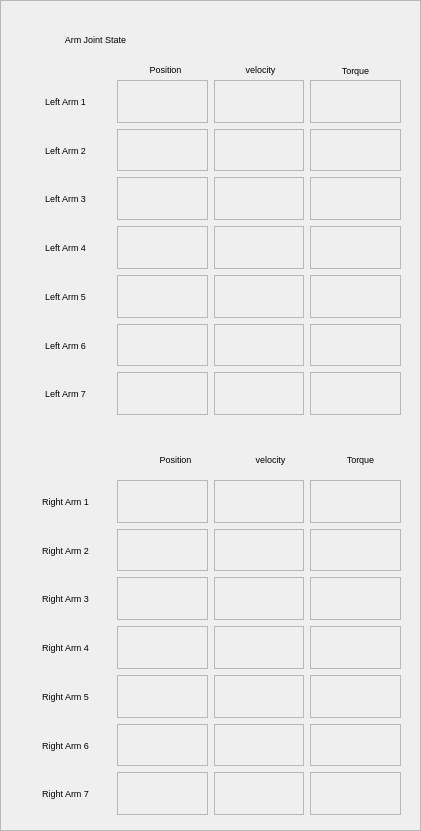
    <widget class="QFrame" name="frame_2">
     <property name="geometry">
      <rect>
       <x>436</x>
       <y>20</y>
       <width>421</width>
       <height>831</height>
      </rect>
     </property>
     <property name="font">
      <font>
       <pointsize>7</pointsize>
      </font>
     </property>
     <property name="frameShape">
      <enum>QFrame::StyledPanel</enum>
     </property>
     <property name="frameShadow">
      <enum>QFrame::Raised</enum>
     </property>
     <widget class="QFrame" name="frame_10">
      <property name="geometry">
       <rect>
        <x>10</x>
        <y>20</y>
        <width>401</width>
        <height>801</height>
       </rect>
      </property>
      <property name="font">
       <font>
        <pointsize>7</pointsize>
       </font>
      </property>
      <property name="frameShape">
       <enum>QFrame::NoFrame</enum>
      </property>
      <property name="frameShadow">
       <enum>QFrame::Raised</enum>
      </property>
      <widget class="QLabel" name="label_93">
       <property name="geometry">
        <rect>
         <x>120</x>
         <y>40</y>
         <width>71</width>
         <height>19</height>
        </rect>
       </property>
       <property name="font">
        <font>
         <pointsize>7</pointsize>
        </font>
       </property>
       <property name="text">
        <string>Position</string>
       </property>
       <property name="alignment">
        <set>Qt::AlignCenter</set>
       </property>
      </widget>
      <widget class="QLabel" name="label_94">
       <property name="geometry">
        <rect>
         <x>310</x>
         <y>40</y>
         <width>71</width>
         <height>20</height>
        </rect>
       </property>
       <property name="font">
        <font>
         <pointsize>7</pointsize>
        </font>
       </property>
       <property name="text">
        <string>Torque</string>
       </property>
       <property name="alignment">
        <set>Qt::AlignCenter</set>
       </property>
      </widget>
      <widget class="QLabel" name="label_95">
       <property name="geometry">
        <rect>
         <x>215</x>
         <y>40</y>
         <width>71</width>
         <height>19</height>
        </rect>
       </property>
       <property name="font">
        <font>
         <pointsize>7</pointsize>
        </font>
       </property>
       <property name="text">
        <string>velocity</string>
       </property>
       <property name="alignment">
        <set>Qt::AlignCenter</set>
       </property>
      </widget>
      <widget class="QLabel" name="label_96">
       <property name="geometry">
        <rect>
         <x>10</x>
         <y>10</y>
         <width>151</width>
         <height>19</height>
        </rect>
       </property>
       <property name="font">
        <font>
         <pointsize>7</pointsize>
        </font>
       </property>
       <property name="text">
        <string>Arm Joint State</string>
       </property>
       <property name="alignment">
        <set>Qt::AlignCenter</set>
       </property>
      </widget>
      <widget class="QWidget" name="horizontalLayoutWidget_3">
       <property name="geometry">
        <rect>
         <x>10</x>
         <y>60</y>
         <width>381</width>
         <height>335</height>
        </rect>
       </property>
       <property name="font">
        <font>
         <pointsize>7</pointsize>
        </font>
       </property>
       <layout class="QHBoxLayout" name="horizontalLayout_5">
        <item>
         <layout class="QVBoxLayout" name="verticalLayout_12">
          <item>
           <widget class="QLabel" name="label_97">
            <property name="font">
             <font>
              <pointsize>7</pointsize>
             </font>
            </property>
            <property name="text">
             <string>Left Arm 1</string>
            </property>
            <property name="alignment">
             <set>Qt::AlignCenter</set>
            </property>
           </widget>
          </item>
          <item>
           <widget class="QLabel" name="label_98">
            <property name="font">
             <font>
              <pointsize>7</pointsize>
             </font>
            </property>
            <property name="text">
             <string>Left Arm 2</string>
            </property>
            <property name="alignment">
             <set>Qt::AlignCenter</set>
            </property>
           </widget>
          </item>
          <item>
           <widget class="QLabel" name="label_99">
            <property name="font">
             <font>
              <pointsize>7</pointsize>
             </font>
            </property>
            <property name="text">
             <string>Left Arm 3</string>
            </property>
            <property name="alignment">
             <set>Qt::AlignCenter</set>
            </property>
           </widget>
          </item>
          <item>
           <widget class="QLabel" name="label_100">
            <property name="font">
             <font>
              <pointsize>7</pointsize>
             </font>
            </property>
            <property name="text">
             <string>Left Arm 4</string>
            </property>
            <property name="alignment">
             <set>Qt::AlignCenter</set>
            </property>
           </widget>
          </item>
          <item>
           <widget class="QLabel" name="label_101">
            <property name="font">
             <font>
              <pointsize>7</pointsize>
             </font>
            </property>
            <property name="text">
             <string>Left Arm 5</string>
            </property>
            <property name="alignment">
             <set>Qt::AlignCenter</set>
            </property>
           </widget>
          </item>
          <item>
           <widget class="QLabel" name="label_102">
            <property name="font">
             <font>
              <pointsize>7</pointsize>
             </font>
            </property>
            <property name="text">
             <string>Left Arm 6</string>
            </property>
            <property name="alignment">
             <set>Qt::AlignCenter</set>
            </property>
           </widget>
          </item>
          <item>
           <widget class="QLabel" name="label_140">
            <property name="font">
             <font>
              <pointsize>7</pointsize>
             </font>
            </property>
            <property name="text">
             <string>Left Arm 7</string>
            </property>
            <property name="alignment">
             <set>Qt::AlignCenter</set>
            </property>
           </widget>
          </item>
         </layout>
        </item>
        <item>
         <layout class="QVBoxLayout" name="verticalLayout_13">
          <item>
           <widget class="QLabel" name="LA_p_0">
            <property name="font">
             <font>
              <pointsize>7</pointsize>
             </font>
            </property>
            <property name="frameShape">
             <enum>QFrame::StyledPanel</enum>
            </property>
            <property name="frameShadow">
             <enum>QFrame::Plain</enum>
            </property>
            <property name="text">
             <string/>
            </property>
           </widget>
          </item>
          <item>
           <widget class="QLabel" name="LA_p_1">
            <property name="font">
             <font>
              <pointsize>7</pointsize>
             </font>
            </property>
            <property name="frameShape">
             <enum>QFrame::StyledPanel</enum>
            </property>
            <property name="frameShadow">
             <enum>QFrame::Plain</enum>
            </property>
            <property name="text">
             <string/>
            </property>
           </widget>
          </item>
          <item>
           <widget class="QLabel" name="LA_p_2">
            <property name="font">
             <font>
              <pointsize>7</pointsize>
             </font>
            </property>
            <property name="frameShape">
             <enum>QFrame::StyledPanel</enum>
            </property>
            <property name="frameShadow">
             <enum>QFrame::Plain</enum>
            </property>
            <property name="text">
             <string/>
            </property>
           </widget>
          </item>
          <item>
           <widget class="QLabel" name="LA_p_3">
            <property name="font">
             <font>
              <pointsize>7</pointsize>
             </font>
            </property>
            <property name="frameShape">
             <enum>QFrame::StyledPanel</enum>
            </property>
            <property name="text">
             <string/>
            </property>
           </widget>
          </item>
          <item>
           <widget class="QLabel" name="LA_p_4">
            <property name="sizePolicy">
             <sizepolicy hsizetype="Preferred" vsizetype="Preferred">
              <horstretch>0</horstretch>
              <verstretch>0</verstretch>
             </sizepolicy>
            </property>
            <property name="font">
             <font>
              <pointsize>7</pointsize>
             </font>
            </property>
            <property name="frameShape">
             <enum>QFrame::StyledPanel</enum>
            </property>
            <property name="text">
             <string/>
            </property>
           </widget>
          </item>
          <item>
           <widget class="QLabel" name="LA_p_6">
            <property name="font">
             <font>
              <pointsize>7</pointsize>
             </font>
            </property>
            <property name="frameShape">
             <enum>QFrame::StyledPanel</enum>
            </property>
            <property name="text">
             <string/>
            </property>
           </widget>
          </item>
          <item>
           <widget class="QLabel" name="LA_p_5">
            <property name="font">
             <font>
              <pointsize>7</pointsize>
             </font>
            </property>
            <property name="frameShape">
             <enum>QFrame::StyledPanel</enum>
            </property>
            <property name="text">
             <string/>
            </property>
           </widget>
          </item>
         </layout>
        </item>
        <item>
         <layout class="QVBoxLayout" name="verticalLayout_14">
          <item>
           <widget class="QLabel" name="LA_v_0">
            <property name="font">
             <font>
              <pointsize>7</pointsize>
             </font>
            </property>
            <property name="frameShape">
             <enum>QFrame::StyledPanel</enum>
            </property>
            <property name="frameShadow">
             <enum>QFrame::Plain</enum>
            </property>
            <property name="text">
             <string/>
            </property>
           </widget>
          </item>
          <item>
           <widget class="QLabel" name="LA_v_1">
            <property name="font">
             <font>
              <pointsize>7</pointsize>
             </font>
            </property>
            <property name="frameShape">
             <enum>QFrame::StyledPanel</enum>
            </property>
            <property name="frameShadow">
             <enum>QFrame::Plain</enum>
            </property>
            <property name="text">
             <string/>
            </property>
           </widget>
          </item>
          <item>
           <widget class="QLabel" name="LA_v_2">
            <property name="font">
             <font>
              <pointsize>7</pointsize>
             </font>
            </property>
            <property name="frameShape">
             <enum>QFrame::StyledPanel</enum>
            </property>
            <property name="frameShadow">
             <enum>QFrame::Plain</enum>
            </property>
            <property name="text">
             <string/>
            </property>
           </widget>
          </item>
          <item>
           <widget class="QLabel" name="LA_v_3">
            <property name="font">
             <font>
              <pointsize>7</pointsize>
             </font>
            </property>
            <property name="frameShape">
             <enum>QFrame::StyledPanel</enum>
            </property>
            <property name="text">
             <string/>
            </property>
           </widget>
          </item>
          <item>
           <widget class="QLabel" name="LA_v_4">
            <property name="sizePolicy">
             <sizepolicy hsizetype="Preferred" vsizetype="Preferred">
              <horstretch>0</horstretch>
              <verstretch>0</verstretch>
             </sizepolicy>
            </property>
            <property name="font">
             <font>
              <pointsize>7</pointsize>
             </font>
            </property>
            <property name="frameShape">
             <enum>QFrame::StyledPanel</enum>
            </property>
            <property name="text">
             <string/>
            </property>
           </widget>
          </item>
          <item>
           <widget class="QLabel" name="LA_v_6">
            <property name="font">
             <font>
              <pointsize>7</pointsize>
             </font>
            </property>
            <property name="frameShape">
             <enum>QFrame::StyledPanel</enum>
            </property>
            <property name="text">
             <string/>
            </property>
           </widget>
          </item>
          <item>
           <widget class="QLabel" name="LA_v_5">
            <property name="font">
             <font>
              <pointsize>7</pointsize>
             </font>
            </property>
            <property name="frameShape">
             <enum>QFrame::StyledPanel</enum>
            </property>
            <property name="text">
             <string/>
            </property>
           </widget>
          </item>
         </layout>
        </item>
        <item>
         <layout class="QVBoxLayout" name="verticalLayout_15">
          <item>
           <widget class="QLabel" name="LA_t_0">
            <property name="font">
             <font>
              <pointsize>7</pointsize>
             </font>
            </property>
            <property name="frameShape">
             <enum>QFrame::StyledPanel</enum>
            </property>
            <property name="frameShadow">
             <enum>QFrame::Plain</enum>
            </property>
            <property name="text">
             <string/>
            </property>
           </widget>
          </item>
          <item>
           <widget class="QLabel" name="LA_t_1">
            <property name="font">
             <font>
              <pointsize>7</pointsize>
             </font>
            </property>
            <property name="frameShape">
             <enum>QFrame::StyledPanel</enum>
            </property>
            <property name="frameShadow">
             <enum>QFrame::Plain</enum>
            </property>
            <property name="text">
             <string/>
            </property>
           </widget>
          </item>
          <item>
           <widget class="QLabel" name="LA_t_2">
            <property name="font">
             <font>
              <pointsize>7</pointsize>
             </font>
            </property>
            <property name="frameShape">
             <enum>QFrame::StyledPanel</enum>
            </property>
            <property name="frameShadow">
             <enum>QFrame::Plain</enum>
            </property>
            <property name="text">
             <string/>
            </property>
           </widget>
          </item>
          <item>
           <widget class="QLabel" name="LA_t_3">
            <property name="font">
             <font>
              <pointsize>7</pointsize>
             </font>
            </property>
            <property name="frameShape">
             <enum>QFrame::StyledPanel</enum>
            </property>
            <property name="text">
             <string/>
            </property>
           </widget>
          </item>
          <item>
           <widget class="QLabel" name="LA_t_4">
            <property name="sizePolicy">
             <sizepolicy hsizetype="Preferred" vsizetype="Preferred">
              <horstretch>0</horstretch>
              <verstretch>0</verstretch>
             </sizepolicy>
            </property>
            <property name="font">
             <font>
              <pointsize>7</pointsize>
             </font>
            </property>
            <property name="frameShape">
             <enum>QFrame::StyledPanel</enum>
            </property>
            <property name="text">
             <string/>
            </property>
           </widget>
          </item>
          <item>
           <widget class="QLabel" name="LA_t_5">
            <property name="font">
             <font>
              <pointsize>7</pointsize>
             </font>
            </property>
            <property name="frameShape">
             <enum>QFrame::StyledPanel</enum>
            </property>
            <property name="text">
             <string/>
            </property>
           </widget>
          </item>
          <item>
           <widget class="QLabel" name="LA_t_6">
            <property name="font">
             <font>
              <pointsize>7</pointsize>
             </font>
            </property>
            <property name="frameShape">
             <enum>QFrame::StyledPanel</enum>
            </property>
            <property name="text">
             <string/>
            </property>
           </widget>
          </item>
         </layout>
        </item>
       </layout>
      </widget>
      <widget class="QWidget" name="horizontalLayoutWidget_4">
       <property name="geometry">
        <rect>
         <x>10</x>
         <y>460</y>
         <width>381</width>
         <height>335</height>
        </rect>
       </property>
       <property name="font">
        <font>
         <pointsize>7</pointsize>
        </font>
       </property>
       <layout class="QHBoxLayout" name="horizontalLayout_6">
        <item>
         <layout class="QVBoxLayout" name="verticalLayout_19">
          <item>
           <widget class="QLabel" name="label_103">
            <property name="font">
             <font>
              <pointsize>7</pointsize>
             </font>
            </property>
            <property name="text">
             <string>Right Arm 1</string>
            </property>
            <property name="alignment">
             <set>Qt::AlignCenter</set>
            </property>
           </widget>
          </item>
          <item>
           <widget class="QLabel" name="label_104">
            <property name="font">
             <font>
              <pointsize>7</pointsize>
             </font>
            </property>
            <property name="text">
             <string>Right Arm 2</string>
            </property>
            <property name="alignment">
             <set>Qt::AlignCenter</set>
            </property>
           </widget>
          </item>
          <item>
           <widget class="QLabel" name="label_133">
            <property name="font">
             <font>
              <pointsize>7</pointsize>
             </font>
            </property>
            <property name="text">
             <string>Right Arm 3</string>
            </property>
            <property name="alignment">
             <set>Qt::AlignCenter</set>
            </property>
           </widget>
          </item>
          <item>
           <widget class="QLabel" name="label_134">
            <property name="font">
             <font>
              <pointsize>7</pointsize>
             </font>
            </property>
            <property name="text">
             <string>Right Arm 4</string>
            </property>
            <property name="alignment">
             <set>Qt::AlignCenter</set>
            </property>
           </widget>
          </item>
          <item>
           <widget class="QLabel" name="label_135">
            <property name="font">
             <font>
              <pointsize>7</pointsize>
             </font>
            </property>
            <property name="text">
             <string>Right Arm 5</string>
            </property>
            <property name="alignment">
             <set>Qt::AlignCenter</set>
            </property>
           </widget>
          </item>
          <item>
           <widget class="QLabel" name="label_136">
            <property name="font">
             <font>
              <pointsize>7</pointsize>
             </font>
            </property>
            <property name="text">
             <string>Right Arm 6</string>
            </property>
            <property name="alignment">
             <set>Qt::AlignCenter</set>
            </property>
           </widget>
          </item>
          <item>
           <widget class="QLabel" name="label_141">
            <property name="font">
             <font>
              <pointsize>7</pointsize>
             </font>
            </property>
            <property name="text">
             <string>Right Arm 7</string>
            </property>
            <property name="alignment">
             <set>Qt::AlignCenter</set>
            </property>
           </widget>
          </item>
         </layout>
        </item>
        <item>
         <layout class="QVBoxLayout" name="verticalLayout_20">
          <item>
           <widget class="QLabel" name="RA_p_0">
            <property name="font">
             <font>
              <pointsize>7</pointsize>
             </font>
            </property>
            <property name="frameShape">
             <enum>QFrame::StyledPanel</enum>
            </property>
            <property name="frameShadow">
             <enum>QFrame::Plain</enum>
            </property>
            <property name="text">
             <string/>
            </property>
           </widget>
          </item>
          <item>
           <widget class="QLabel" name="RA_p_1">
            <property name="font">
             <font>
              <pointsize>7</pointsize>
             </font>
            </property>
            <property name="frameShape">
             <enum>QFrame::StyledPanel</enum>
            </property>
            <property name="frameShadow">
             <enum>QFrame::Plain</enum>
            </property>
            <property name="text">
             <string/>
            </property>
           </widget>
          </item>
          <item>
           <widget class="QLabel" name="RA_p_2">
            <property name="font">
             <font>
              <pointsize>7</pointsize>
             </font>
            </property>
            <property name="frameShape">
             <enum>QFrame::StyledPanel</enum>
            </property>
            <property name="frameShadow">
             <enum>QFrame::Plain</enum>
            </property>
            <property name="text">
             <string/>
            </property>
           </widget>
          </item>
          <item>
           <widget class="QLabel" name="RA_p_3">
            <property name="font">
             <font>
              <pointsize>7</pointsize>
             </font>
            </property>
            <property name="frameShape">
             <enum>QFrame::StyledPanel</enum>
            </property>
            <property name="text">
             <string/>
            </property>
           </widget>
          </item>
          <item>
           <widget class="QLabel" name="RA_p_4">
            <property name="sizePolicy">
             <sizepolicy hsizetype="Preferred" vsizetype="Preferred">
              <horstretch>0</horstretch>
              <verstretch>0</verstretch>
             </sizepolicy>
            </property>
            <property name="font">
             <font>
              <pointsize>7</pointsize>
             </font>
            </property>
            <property name="frameShape">
             <enum>QFrame::StyledPanel</enum>
            </property>
            <property name="text">
             <string/>
            </property>
           </widget>
          </item>
          <item>
           <widget class="QLabel" name="RA_p_5">
            <property name="font">
             <font>
              <pointsize>7</pointsize>
             </font>
            </property>
            <property name="frameShape">
             <enum>QFrame::StyledPanel</enum>
            </property>
            <property name="text">
             <string/>
            </property>
           </widget>
          </item>
          <item>
           <widget class="QLabel" name="RA_p_6">
            <property name="font">
             <font>
              <pointsize>7</pointsize>
             </font>
            </property>
            <property name="frameShape">
             <enum>QFrame::StyledPanel</enum>
            </property>
            <property name="text">
             <string/>
            </property>
           </widget>
          </item>
         </layout>
        </item>
        <item>
         <layout class="QVBoxLayout" name="verticalLayout_22">
          <item>
           <widget class="QLabel" name="RA_v_0">
            <property name="font">
             <font>
              <pointsize>7</pointsize>
             </font>
            </property>
            <property name="frameShape">
             <enum>QFrame::StyledPanel</enum>
            </property>
            <property name="frameShadow">
             <enum>QFrame::Plain</enum>
            </property>
            <property name="text">
             <string/>
            </property>
           </widget>
          </item>
          <item>
           <widget class="QLabel" name="RA_v_1">
            <property name="font">
             <font>
              <pointsize>7</pointsize>
             </font>
            </property>
            <property name="frameShape">
             <enum>QFrame::StyledPanel</enum>
            </property>
            <property name="frameShadow">
             <enum>QFrame::Plain</enum>
            </property>
            <property name="text">
             <string/>
            </property>
           </widget>
          </item>
          <item>
           <widget class="QLabel" name="RA_v_2">
            <property name="font">
             <font>
              <pointsize>7</pointsize>
             </font>
            </property>
            <property name="frameShape">
             <enum>QFrame::StyledPanel</enum>
            </property>
            <property name="frameShadow">
             <enum>QFrame::Plain</enum>
            </property>
            <property name="text">
             <string/>
            </property>
           </widget>
          </item>
          <item>
           <widget class="QLabel" name="RA_v_3">
            <property name="font">
             <font>
              <pointsize>7</pointsize>
             </font>
            </property>
            <property name="frameShape">
             <enum>QFrame::StyledPanel</enum>
            </property>
            <property name="text">
             <string/>
            </property>
           </widget>
          </item>
          <item>
           <widget class="QLabel" name="RA_v_4">
            <property name="sizePolicy">
             <sizepolicy hsizetype="Preferred" vsizetype="Preferred">
              <horstretch>0</horstretch>
              <verstretch>0</verstretch>
             </sizepolicy>
            </property>
            <property name="font">
             <font>
              <pointsize>7</pointsize>
             </font>
            </property>
            <property name="frameShape">
             <enum>QFrame::StyledPanel</enum>
            </property>
            <property name="text">
             <string/>
            </property>
           </widget>
          </item>
          <item>
           <widget class="QLabel" name="RA_v_5">
            <property name="font">
             <font>
              <pointsize>7</pointsize>
             </font>
            </property>
            <property name="frameShape">
             <enum>QFrame::StyledPanel</enum>
            </property>
            <property name="text">
             <string/>
            </property>
           </widget>
          </item>
          <item>
           <widget class="QLabel" name="RA_v_6">
            <property name="font">
             <font>
              <pointsize>7</pointsize>
             </font>
            </property>
            <property name="frameShape">
             <enum>QFrame::StyledPanel</enum>
            </property>
            <property name="text">
             <string/>
            </property>
           </widget>
          </item>
         </layout>
        </item>
        <item>
         <layout class="QVBoxLayout" name="verticalLayout_23">
          <item>
           <widget class="QLabel" name="RA_t_0">
            <property name="font">
             <font>
              <pointsize>7</pointsize>
             </font>
            </property>
            <property name="frameShape">
             <enum>QFrame::StyledPanel</enum>
            </property>
            <property name="frameShadow">
             <enum>QFrame::Plain</enum>
            </property>
            <property name="text">
             <string/>
            </property>
           </widget>
          </item>
          <item>
           <widget class="QLabel" name="RA_t_1">
            <property name="font">
             <font>
              <pointsize>7</pointsize>
             </font>
            </property>
            <property name="frameShape">
             <enum>QFrame::StyledPanel</enum>
            </property>
            <property name="frameShadow">
             <enum>QFrame::Plain</enum>
            </property>
            <property name="text">
             <string/>
            </property>
           </widget>
          </item>
          <item>
           <widget class="QLabel" name="RA_t_2">
            <property name="font">
             <font>
              <pointsize>7</pointsize>
             </font>
            </property>
            <property name="frameShape">
             <enum>QFrame::StyledPanel</enum>
            </property>
            <property name="frameShadow">
             <enum>QFrame::Plain</enum>
            </property>
            <property name="text">
             <string/>
            </property>
           </widget>
          </item>
          <item>
           <widget class="QLabel" name="RA_t_3">
            <property name="font">
             <font>
              <pointsize>7</pointsize>
             </font>
            </property>
            <property name="frameShape">
             <enum>QFrame::StyledPanel</enum>
            </property>
            <property name="text">
             <string/>
            </property>
           </widget>
          </item>
          <item>
           <widget class="QLabel" name="RA_t_4">
            <property name="sizePolicy">
             <sizepolicy hsizetype="Preferred" vsizetype="Preferred">
              <horstretch>0</horstretch>
              <verstretch>0</verstretch>
             </sizepolicy>
            </property>
            <property name="font">
             <font>
              <pointsize>7</pointsize>
             </font>
            </property>
            <property name="frameShape">
             <enum>QFrame::StyledPanel</enum>
            </property>
            <property name="text">
             <string/>
            </property>
           </widget>
          </item>
          <item>
           <widget class="QLabel" name="RA_t_5">
            <property name="font">
             <font>
              <pointsize>7</pointsize>
             </font>
            </property>
            <property name="frameShape">
             <enum>QFrame::StyledPanel</enum>
            </property>
            <property name="text">
             <string/>
            </property>
           </widget>
          </item>
          <item>
           <widget class="QLabel" name="RA_t_6">
            <property name="font">
             <font>
              <pointsize>7</pointsize>
             </font>
            </property>
            <property name="frameShape">
             <enum>QFrame::StyledPanel</enum>
            </property>
            <property name="text">
             <string/>
            </property>
           </widget>
          </item>
         </layout>
        </item>
       </layout>
      </widget>
      <widget class="QLabel" name="label_139">
       <property name="geometry">
        <rect>
         <x>320</x>
         <y>430</y>
         <width>61</width>
         <height>19</height>
        </rect>
       </property>
       <property name="font">
        <font>
         <pointsize>7</pointsize>
        </font>
       </property>
       <property name="text">
        <string>Torque</string>
       </property>
       <property name="alignment">
        <set>Qt::AlignCenter</set>
       </property>
      </widget>
      <widget class="QLabel" name="label_138">
       <property name="geometry">
        <rect>
         <x>130</x>
         <y>430</y>
         <width>71</width>
         <height>19</height>
        </rect>
       </property>
       <property name="font">
        <font>
         <pointsize>7</pointsize>
        </font>
       </property>
       <property name="text">
        <string>Position</string>
       </property>
       <property name="alignment">
        <set>Qt::AlignCenter</set>
       </property>
      </widget>
      <widget class="QLabel" name="label_137">
       <property name="geometry">
        <rect>
         <x>225</x>
         <y>430</y>
         <width>71</width>
         <height>19</height>
        </rect>
       </property>
       <property name="font">
        <font>
         <pointsize>7</pointsize>
        </font>
       </property>
       <property name="text">
        <string>velocity</string>
       </property>
       <property name="alignment">
        <set>Qt::AlignCenter</set>
       </property>
      </widget>
     </widget>
    </widget>
